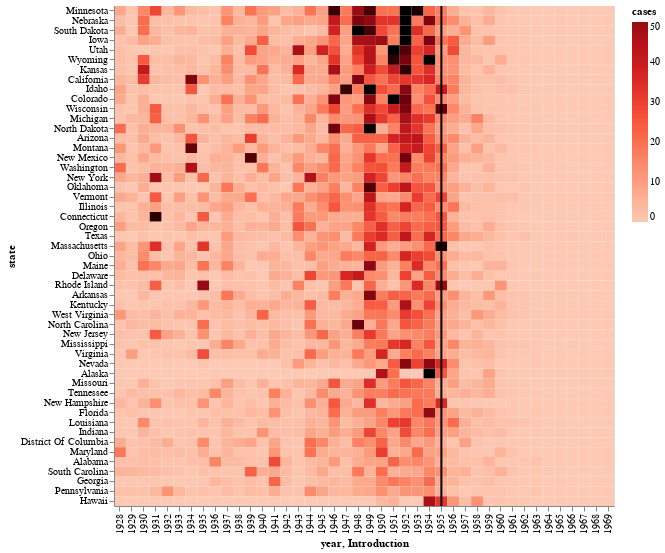

Notebook code for this chart:
### Markdown cell above
## Heatmap with states sorted by sum of cases

Remember we can sort a Y axis by following the alt.Y() with .sort()

```
alt.Y(__).sort(field="__", op="__", order="__")
```

### Code cell
heatmap = alt.Chart(polio).mark_rect().encode(
    x = 'year:O',
    y = alt.Y('state').sort(field="cases", op="sum", order="descending"),
    color = alt.Color('cases:Q').scale(scheme='reds', domain=[0,50])
).properties(
    width = 500,
    height = 500
)

rule = alt.Chart(vacc).mark_rule().encode(
    x='Introduction:O',
    size=alt.value(2)
)

heatmap + rule

### Figure 1 — Vega specification as saved in the notebook (floating-point values rounded to 4 significant figures; data arrays with more than 128 entries replaced by an {"elided": "..."} marker saying what was removed)
{"$schema": "https://vega.github.io/schema/vega/v5.json", "data": [{"name": "source_0"}, {"name": "source_1", "values": [{"Introduction": 1955}]}, {"name": "data_0", "values": {"elided": "2142 records"}}, {"name": "data_0_x_domain_year_0", "values": [{"year": 1928}, {"year": 1929}, {"year": 1930}, {"year": 1931}, {"year": 1932}, {"year": 1933}, {"year": 1934}, {"year": 1935}, {"year": 1936}, {"year": 1937}, {"year": 1938}, {"year": 1939}, {"year": 1940}, {"year": 1941}, {"year": 1942}, {"year": 1943}, {"year": 1944}, {"year": 1945}, {"year": 1946}, {"year": 1947}, {"year": 1948}, {"year": 1949}, {"year": 1950}, {"year": 1951}, {"year": 1952}, {"year": 1953}, {"year": 1954}, {"year": 1955}, {"year": 1956}, {"year": 1957}, {"year": 1958}, {"year": 1959}, {"year": 1960}, {"year": 1961}, {"year": 1962}, {"year": 1963}, {"year": 1964}, {"year": 1965}, {"year": 1966}, {"year": 1967}, {"year": 1968}, {"year": 1969}]}, {"name": "source_1_x_domain_Introduction_1", "values": [{"Introduction": 1955}]}, {"name": "source_0_y_domain_state", "values": [{"sort_field": 204.5, "state": "Alabama"}, {"sort_field": 265.2, "state": "Alaska"}, {"sort_field": 402.5, "state": "Arizona"}, {"sort_field": 295.5, "state": "Arkansas"}, {"sort_field": 498.3, "state": "California"}, {"sort_field": 465.7, "state": "Colorado"}, {"sort_field": 359.0, "state": "Connecticut"}, {"sort_field": 302.9, "state": "Delaware"}, {"sort_field": 226.6, "state": "District Of Columbia"}, {"sort_field": 247.4, "state": "Florida"}, {"sort_field": 176.7, "state": "Georgia"}, {"sort_field": 117.6, "state": "Hawaii"}, {"sort_field": 473.2, "state": "Idaho"}, {"sort_field": 361.2, "state": "Illinois"}, {"sort_field": 236.2, "state": "Indiana"}, {"sort_field": 542.4, "state": "Iowa"}, {"sort_field": 506.3, "state": "Kansas"}, {"sort_field": 287.4, "state": "Kentucky"}, {"sort_field": 246.5, "state": "Louisiana"}, {"sort_field": 314.5, "state": "Maine"}, {"sort_field": 214.4, "state": "Maryland"}, {"sort_field": 347.8, "state": "Massachusetts"}, {"sort_field": 441.8, "state": "Michigan"}, {"sort_field": 634.0, "state": "Minnesota"}, {"sort_field": 274.5, "state": "Mississippi"}, {"sort_field": 252.9, "state": "Missouri"}, {"sort_field": 400.7, "state": "Montana"}, {"sort_field": 594.0, "state": "Nebraska"}, {"sort_field": 267.8, "state": "Nevada"}, {"sort_field": 252.1, "state": "New Hampshire"}, {"sort_field": 281.6, "state": "New Jersey"}, {"sort_field": 397.2, "state": "New Mexico"}, {"sort_field": 387.4, "state": "New York"}, {"sort_field": 283.4, "state": "North Carolina"}, {"sort_field": 415.9, "state": "North Dakota"}, {"sort_field": 318.2, "state": "Ohio"}, {"sort_field": 369.2, "state": "Oklahoma"}, {"sort_field": 358.1, "state": "Oregon"}, {"sort_field": 169.7, "state": "Pennsylvania"}, {"sort_field": 300.4, "state": "Rhode Island"}, {"sort_field": 201.1, "state": "South Carolina"}, {"sort_field": 588.6, "state": "South Dakota"}, {"sort_field": 252.7, "state": "Tennessee"}, {"sort_field": 350.9, "state": "Texas"}, {"sort_field": 538.2, "state": "Utah"}, {"sort_field": 369.1, "state": "Vermont"}, {"sort_field": 269.5, "state": "Virginia"}, {"sort_field": 396.3, "state": "Washington"}, {"sort_field": 285.7, "state": "West Virginia"}, {"sort_field": 450.3, "state": "Wisconsin"}, {"sort_field": 536.6, "state": "Wyoming"}]}], "marks": [{"type": "rect", "name": "layer_0_marks", "from": {"data": "data_0"}, "encode": {"update": {"fill": {"field": "cases", "scale": "color"}, "height": {"signal": "max(0.25, bandwidth('y'))"}, "y": {"field": "state", "scale": "y"}, "x": {"field": "year", "scale": "x"}, "width": {"signal": "max(0.25, bandwidth('x'))"}, "description": {"signal": "\"year: \" + (isValid(datum[\"year\"]) ? datum[\"year\"] : \"\"+datum[\"year\"]) + \"; state: \" + (isValid(datum[\"state\"]) ? datum[\"state\"] : \"\"+datum[\"state\"]) + \"; cases: \" + (format(datum[\"cases\"], \"\"))"}}}, "style": ["rect"]}, {"type": "rule", "name": "layer_1_marks", "from": {"data": "source_1"}, "encode": {"update": {"description": {"signal": "\"Introduction: \" + (isValid(datum[\"Introduction\"]) ? datum[\"Introduction\"] : \"\"+datum[\"Introduction\"])"}, "y": {"value": 0}, "y2": {"field": {"signal": null, "datum": null, "group": "height", "parent": null}}, "stroke": {"value": "black"}, "x": {"field": "Introduction", "scale": "x", "band": 0.5}, "strokeWidth": {"value": 2}}}, "style": ["rule"]}], "scales": [{"name": "x", "type": "band", "domain": {"fields": [{"data": "data_0_x_domain_year_0", "field": "year"}, {"data": "source_1_x_domain_Introduction_1", "field": "Introduction"}], "sort": true}, "range": [0, {"signal": "width"}], "paddingInner": 0, "paddingOuter": 0}, {"name": "y", "type": "band", "domain": {"data": "source_0_y_domain_state", "field": "state", "sort": {"op": "max", "field": "sort_field", "order": "descending"}}, "range": [0, {"signal": "height"}], "paddingOuter": 0, "paddingInner": 0}, {"name": "color", "type": "linear", "domain": [0, 50], "range": {"scheme": "reds"}, "zero": true, "interpolate": "hcl"}], "axes": [{"scale": "x", "title": "year, Introduction", "orient": "bottom", "labelBaseline": "middle", "grid": false, "zindex": 1, "labelAlign": "right", "labelAngle": 270}, {"scale": "y", "grid": false, "orient": "left", "title": "state", "zindex": 1}], "style": "cell", "width": 500, "legends": [{"fill": "color", "gradientLength": {"signal": "clamp(height, 64, 200)"}, "title": "cases"}], "padding": 5, "height": 500, "background": "white"}
